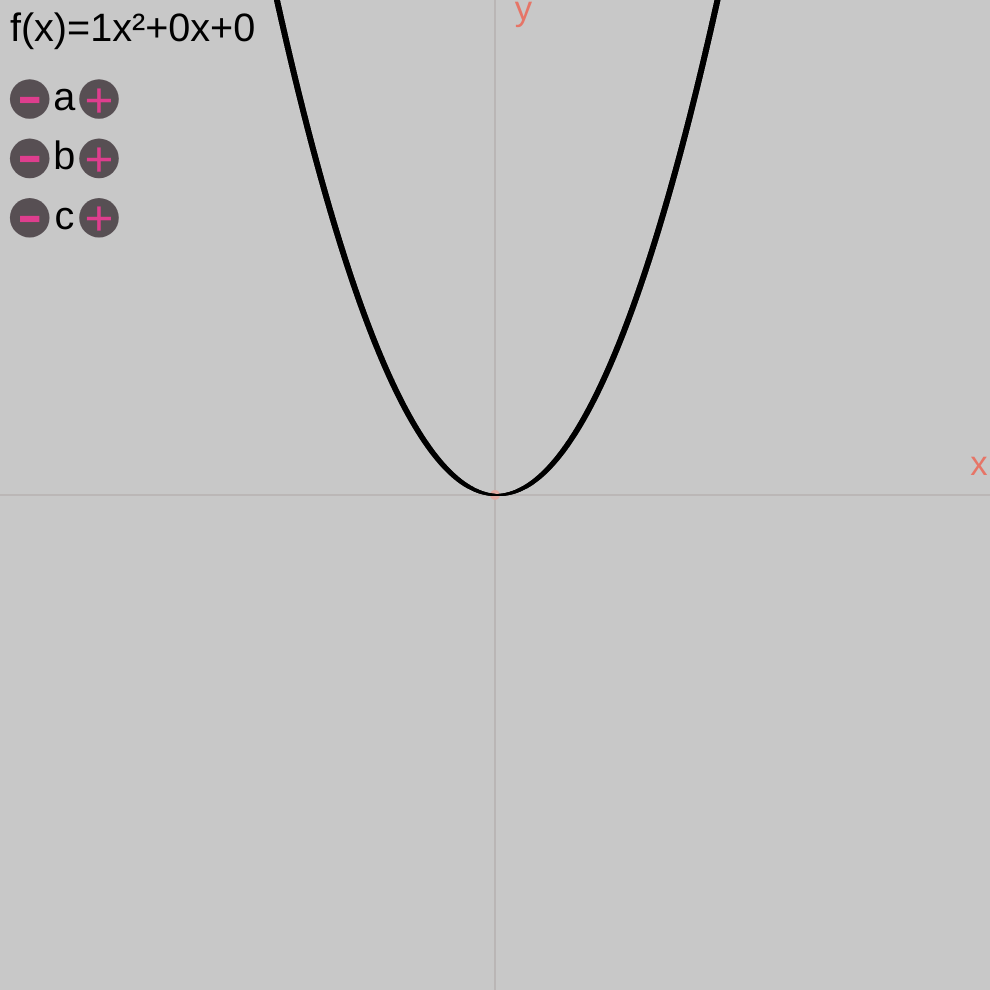
Frame 1 (no input)
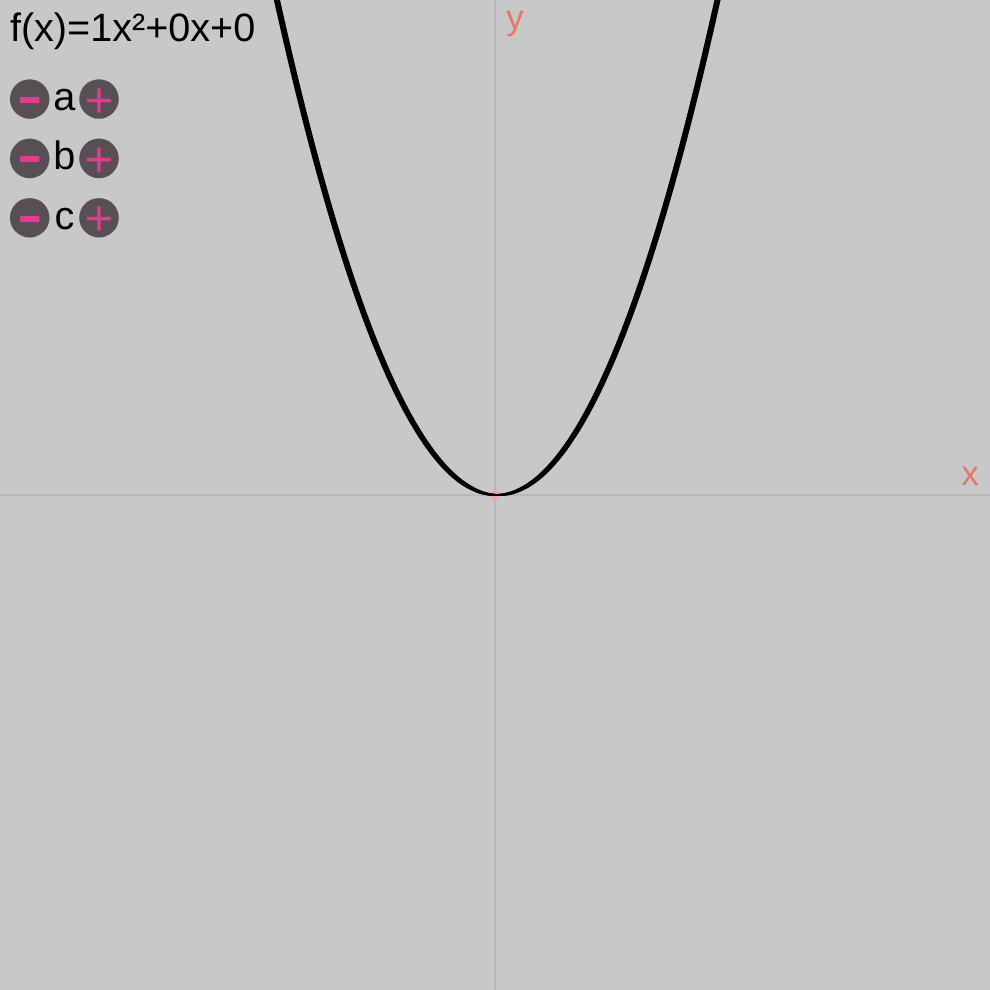
Frame 60 (no input)
Frame 120 (the mouse pressed at the canvas centre since frame 60): identical to frame 60, image omitted

The p5.js sketch that drew these frames (run headless with seeded random() and noise() and a simulated clock; from frame 60 on, the mouse is pressed at the canvas centre):

// p5.js sketch
// ── sketch.js
function setup() {
  if(windowWidth<windowHeight){
    createCanvas(windowWidth*0.99,windowWidth*0.99);
  }
  else{
    createCanvas(windowHeight*0.99,windowHeight*0.99);
  }
  background(200);
  frameRate(20);
}

let a=1,
  b=0,
  c=0;  // ax² + bx + c

function draw() {
  background(200);
  translate(width/2,height/2);
  drawAxis();
  drawParabola();
  printText();
  drawUI();
}

function drawUI(){
  let btnColor = color(222, 62, 142);
  let btnBack = color(87, 79, 83);
  textAlign(CENTER,CENTER);
  noStroke();

  fill(btnBack);
  ellipse(-width/2+percent(3),-height/2+percent(10),percent(4));
  textSize(percent(8));
  fill(btnColor);
  text("-",-width/2+percent(3),-height/2+percent(10));
  fill(0);
  textSize(percent(4));
  text("a",-width/2+percent(6.5),-height/2+percent(10));
  fill(btnBack);
  ellipse(-width/2+percent(10),-height/2+percent(10),percent(4));
  fill(btnColor);
  textSize(percent(5));
  text("+",-width/2+percent(10),-height/2+percent(10.4));

  fill(btnBack);
  ellipse(-width/2+percent(3),-height/2+percent(16),percent(4));
  textSize(percent(8));
  fill(btnColor);
  text("-",-width/2+percent(3),-height/2+percent(16));
  fill(0);
  textSize(percent(4));
  text("b",-width/2+percent(6.5),-height/2+percent(16));
  fill(btnBack);
  ellipse(-width/2+percent(10),-height/2+percent(16),percent(4));
  fill(btnColor);
  textSize(percent(5));
  text("+",-width/2+percent(10),-height/2+percent(16.4));

  fill(btnBack);
  ellipse(-width/2+percent(3),-height/2+percent(22),percent(4));
  textSize(percent(8));
  fill(btnColor);
  text("-",-width/2+percent(3),-height/2+percent(22));
  fill(0);
  textSize(percent(4));
  text("c",-width/2+percent(6.5),-height/2+percent(22));
  fill(btnBack);
  ellipse(-width/2+percent(10),-height/2+percent(22),percent(4));
  fill(btnColor);
  textSize(percent(5));
  text("+",-width/2+percent(10),-height/2+percent(22.4));
}


function mousePressed(){
  if(dist(mouseX-width/2,mouseY-width/2,-width/2+percent(3),-height/2+percent(10))<percent(2)){
    a -=1;
  }else if(dist(mouseX-width/2,mouseY-width/2,-width/2+percent(10),-height/2+percent(10))<percent(2)){
    a +=1;
  }else if(dist(mouseX-width/2,mouseY-width/2,-width/2+percent(3),-height/2+percent(16))<percent(2)){
    b -=1;
  }else if(dist(mouseX-width/2,mouseY-width/2,-width/2+percent(10),-height/2+percent(16))<percent(2)){
    b +=1;
  }else if(dist(mouseX-width/2,mouseY-width/2,-width/2+percent(3),-height/2+percent(22))<percent(2)){
    c -=1;
  }else if(dist(mouseX-width/2,mouseY-width/2,-width/2+percent(10),-height/2+percent(22))<percent(2)){
    c +=1;
  }
}


function printText(){
  textAlign(LEFT,TOP);
  stroke(200);
  strokeWeight(percent(0.1));
  fill(0);
  textSize(percent(4));
  text("f(x)="+a+"x²"+(b<0 ? "":"+")+b+"x"+(c<0 ? "":"+")+c,-width/2+percent(1),-height/2+percent(1));
}

function drawParabola(){
  stroke(0);
  strokeWeight(percent(0.2));
  let speed = 0.5;
    for(let i = -width/2;i<=width/2;i+= speed){
      k = map(i,-width/2,width/2,-50,50);
      line(i-speed,-a*Math.pow(k-speed,2)+-b*(k-speed)+(-c)*2,i,-a*Math.pow(k,2)+-b*k+(-c)*2);
    }
}

function drawAxis(){
  stroke(173, 164, 163);
  strokeWeight(percent(0.1));
  line(-width/2,0,width/2,0,percent(0.5)); // x axis
  line(0,-height/2,0,height/2,percent(0.5)); // y axis
  noStroke();
  fill(227, 170, 163);
  ellipse(0,0,percent(1));  // origin dot
  fill(230, 117, 103);
  textSize(percent(3.5));
  text("x",width/2-percent(2),-percent(2));
  text("y",percent(2),-height/2+percent(2));
}

function keyPressed(){
  if(key == "a"){
    a += 1;
    print("a: "+a);
  }else if(key == "z"){
    a -= 1;
    print("a: "+a);
  }else if(key == "b"){
    b += 1;
    print("b: "+b);
  }else if(key == "g"){
    b -= 1;
    print("b: "+b);
  }else if(key == "c"){
    c += 1;
    print("c: "+c);
  }else if(key == "d"){
    c -= 1;
    print("c: "+c);
  }
}

function percent(perc){
  return perc*width/100;
}
